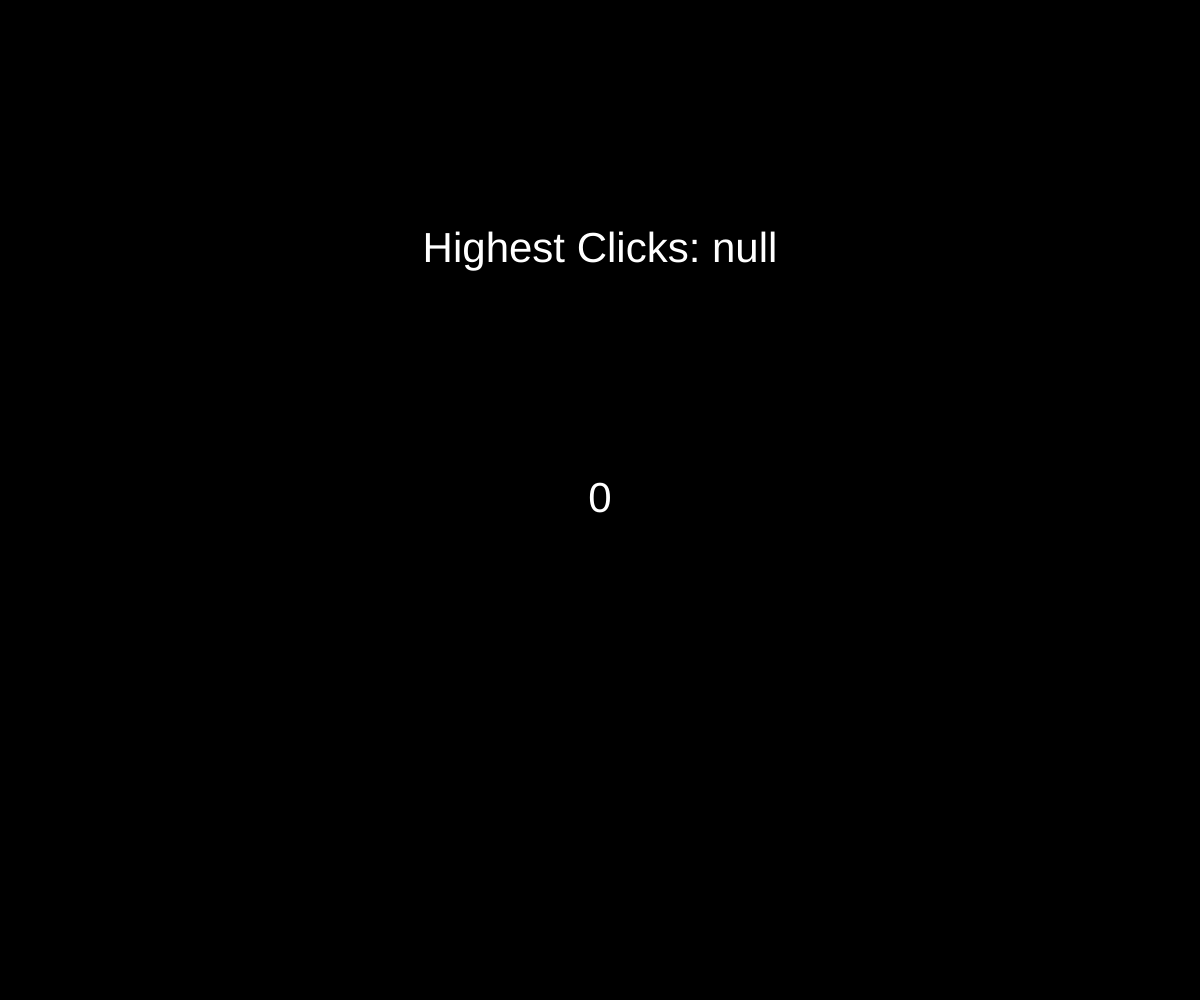
Frame 1 (no input)
Frame 60 (no input): identical to frame 1, image omitted
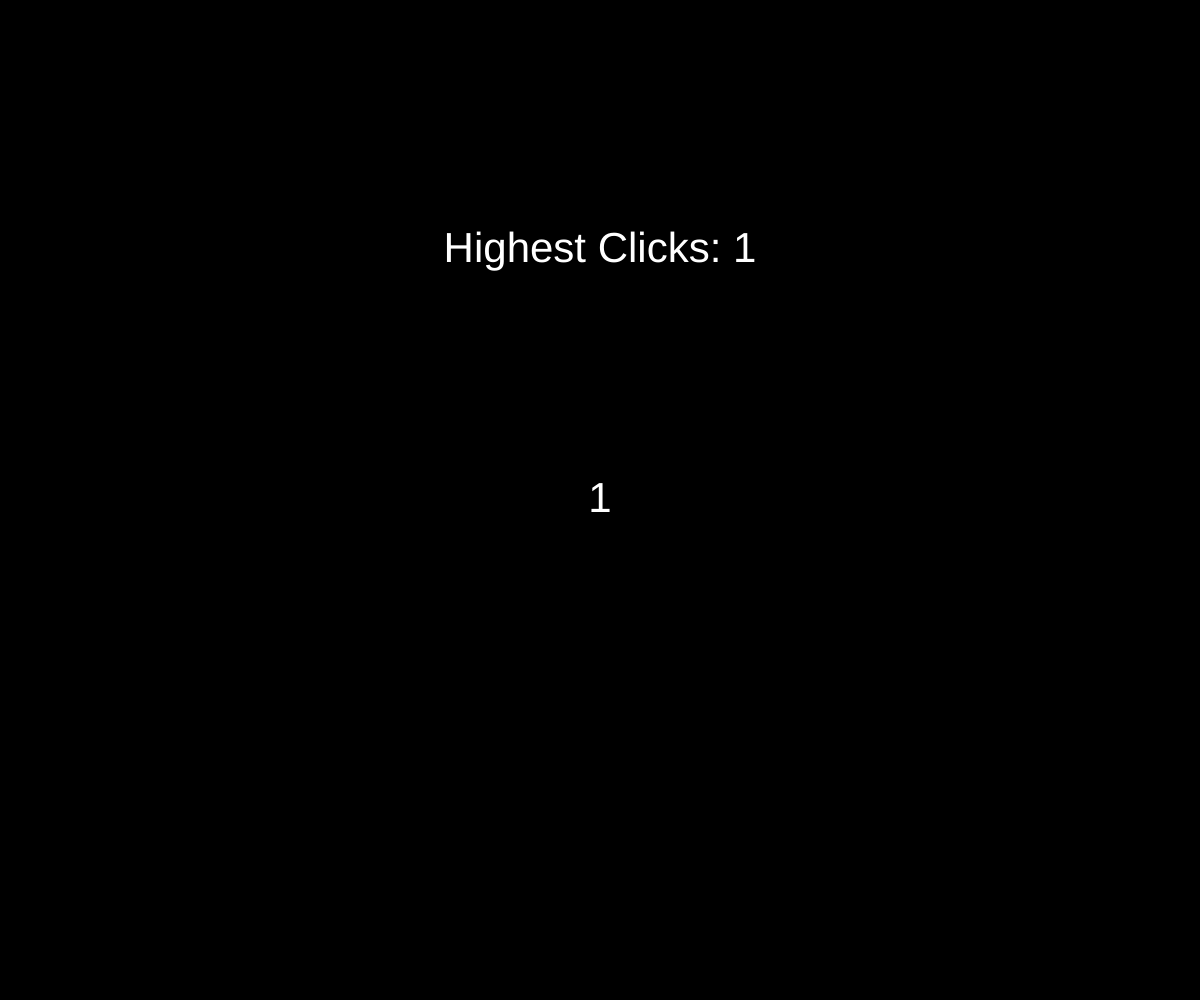
Frame 120 (the mouse pressed at the canvas centre since frame 60)

The p5.js sketch that drew these frames (run headless with seeded random() and noise() and a simulated clock; from frame 60 on, the mouse is pressed at the canvas centre):

// p5.js sketch
// ── sketch.js
// Click Local Storage

let clickCount = 0;

function setup() {
  createCanvas(windowWidth, windowHeight);
}

function draw() {
  background(0);
  fill("white");
  textSize(42);
  textAlign(CENTER, CENTER);
  text(clickCount, width/2, height/2);
  text("Highest Clicks: " + getItem("highestClick"), width/2, height/4)
}

function mousePressed() {
  clickCount++;
  if (clickCount > getItem("highestClick")) {
    storeItem("highestClick", clickCount);  
  }
}
